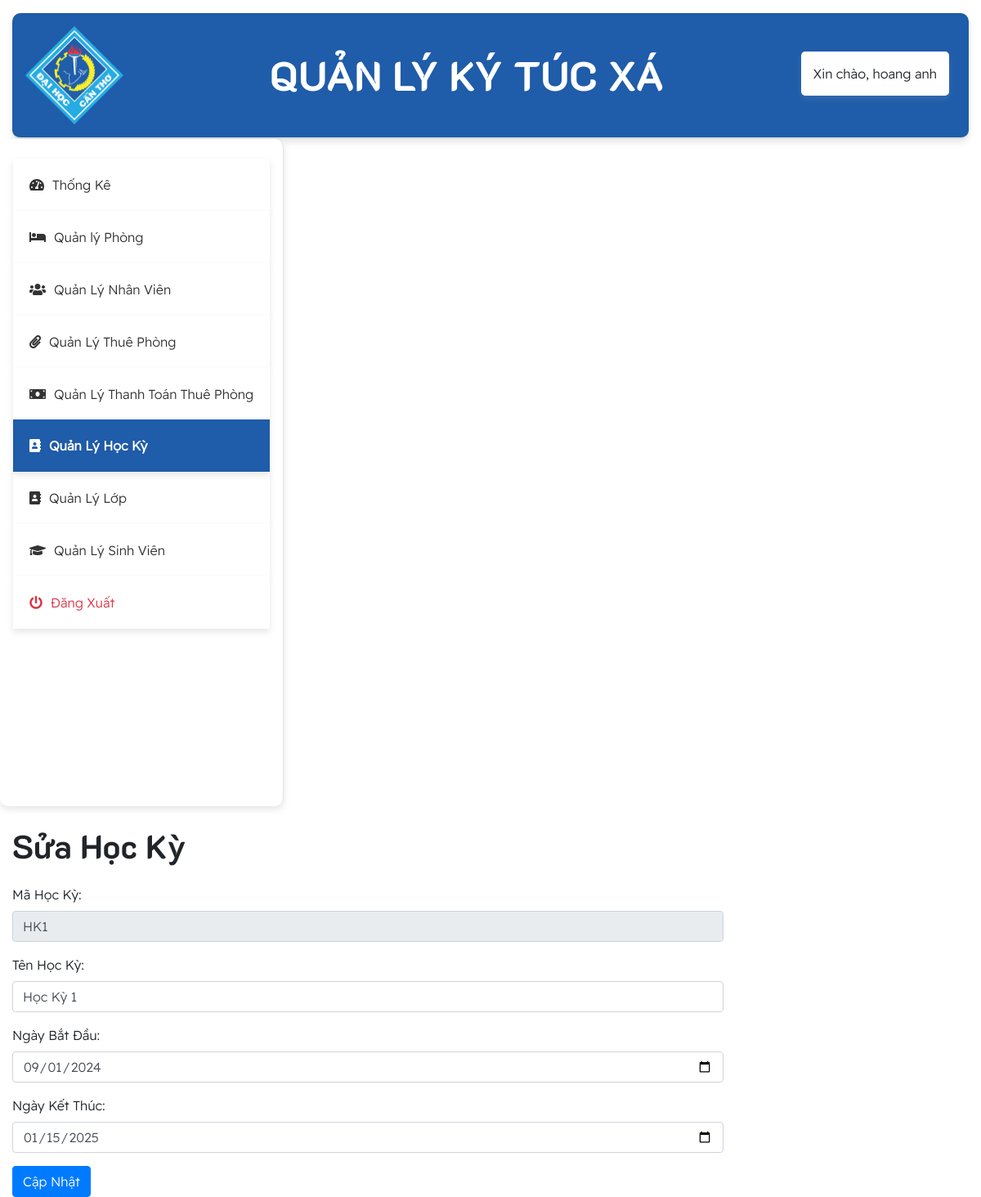
The page /hocky/edit/HK1 (signed in) on the database its author committed.
### tables this page shows
CREATE TABLE `hoc_ky` (
  `ma_hoc_ky` varchar(10) NOT NULL,
  `ten_hoc_ky` varchar(100) DEFAULT NULL,
  `bat_dau` date DEFAULT NULL,
  `ket_thuc` date DEFAULT NULL,
  PRIMARY KEY (`ma_hoc_ky`)
);

### app/controllers/HocKyController.php (called while the page is built, shortened)
<?php
class HocKyController
{
    private $hocKyModel;
    public function __construct($pdo)
    {
        $this->hocKyModel = new HocKy($pdo);
    }
    public function edit($id)
    {
        $hocKy = $this->hocKyModel->find($id);
        include '../app/views/HocKy/edit.php';
    }
}

### app/models/HocKy.php (called while the page is built, shortened)
<?php
class HocKy
{
    public ?PDO $db;
    public function __construct(?PDO $pdo)
    {
        $this->db = $pdo;
    }
    public function find(string $ma_hoc_ky): ?HocKy
    {
        $statement = $this->db->prepare('SELECT * FROM Hoc_Ky WHERE ma_hoc_ky = :ma_hoc_ky');
        $statement->execute(['ma_hoc_ky' => $ma_hoc_ky]);
        if ($row = $statement->fetch()) {
            return $this->fillFromDB($row);
        }
        return null;
    }
    protected function fillFromDB(array $row): HocKy
    {
        return $this;
    }
}

### app/views/HocKy/edit.php (the view, shortened to what this page needs)
<!DOCTYPE html>
<html lang="en">
<head>
    <link href="https://stackpath.bootstrapcdn.com/bootstrap/4.5.2/css/bootstrap.min.css" rel="stylesheet">
    <link rel="stylesheet" href="https://cdnjs.cloudflare.com/ajax/libs/font-awesome/5.15.4/css/all.min.css">
    <link rel="stylesheet" type="text/css" href="../../style.css">
</head>
<body>
    <div class="container-fluid mt-3">
        <div class="row">
            <div class="col-md-12">
                <?php include '../app/views/header.php'; ?>
            </div>
        </div>
        <div class="row">
            <div>
                <?php include '../app/views/nav.php'; ?>
            </div>
            <div class="col-md-9">
                <div class="content mt-4">
                    <h1 class="mb-4">Sửa Học Kỳ</h1>
                    <form method="POST">
                        <div class="form-group">
                            <label>Mã Học Kỳ:</label>
                            <input type="text" name="ma_hoc_ky" class="form-control"
                                value="<?= htmlspecialchars($hocKy->ma_hoc_ky) ?>" readonly>
                        </div>
                        <div class="form-group">
                            <label>Tên Học Kỳ:</label>
                            <input type="text" name="ten_hoc_ky" class="form-control"
                                value="<?= htmlspecialchars($hocKy->ten_hoc_ky) ?>" required>
                        </div>
                        <div class="form-group">
                            <label>Ngày Bắt Đầu:</label>
                            <input type="date" name="bat_dau" class="form-control"
                                value="<?= htmlspecialchars($hocKy->bat_dau) ?>" required>
                        </div>
                        <div class="form-group">
                            <label>Ngày Kết Thúc:</label>
                            <input type="date" name="ket_thuc" class="form-control"
                                value="<?= htmlspecialchars($hocKy->ket_thuc) ?>" required>
                        </div>
                        <button type="submit" class="btn btn-primary">Cập Nhật</button>
                    </form>
                </div>
            </div>
        </div>
    </div>
</body>
</html>

### public/style.css (style rules this page uses)
:root { --main-bg-color: #009d63; --main-text-color: #009d63; --second-text-color: #bbbec5; --second-bg-color: #c1efde; }
h1 { font-family: 'CustomFont', sans-serif; }
body { font-family: 'CustomFont1', sans-serif; }

### rows shown on the page
hoc_ky: ma_hoc_ky "HK1", ten_hoc_ky "Học Kỳ 1", bat_dau "09/01/2024", ket_thuc "01/15/2025"

### other values the page prints
$_SESSION['ho_ten'] "hoang anh"
